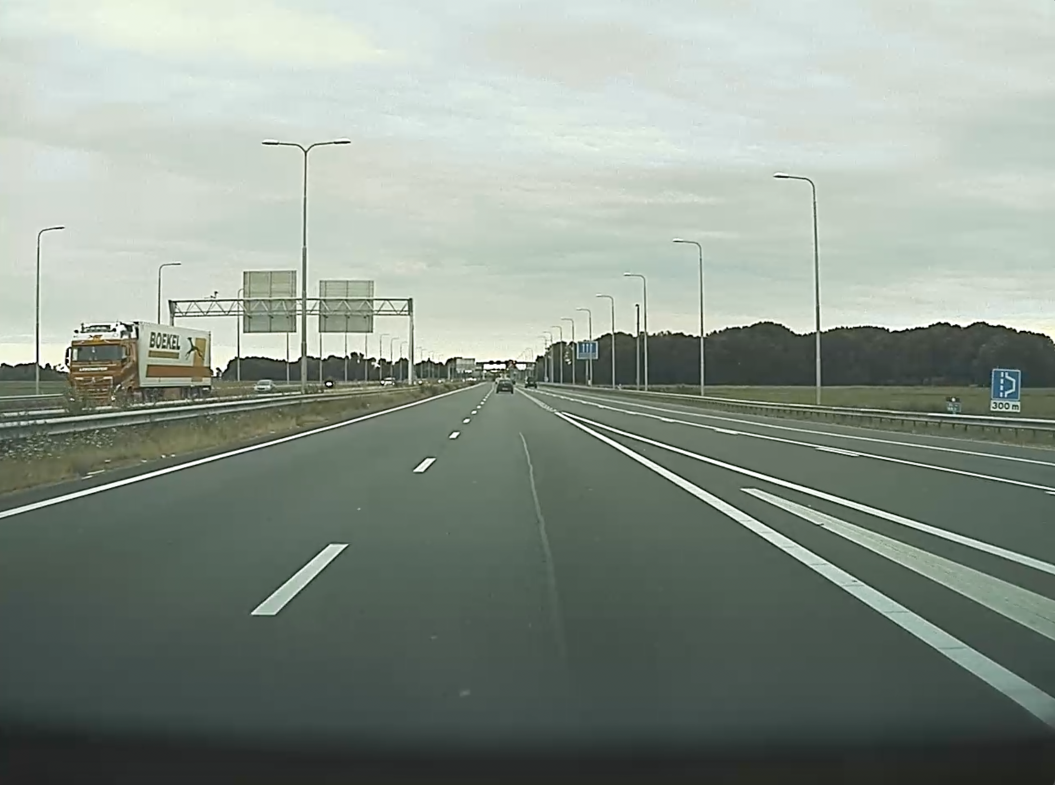
//> input picture images/road1.png, 2110 x 1570 px (shown at 1/2 size)
$ ./videoLaneDetection ../images/road1.png   (built with g++ and OpenCV 4)
//> lines starting //> are read from the running program, lines starting //| are printed output that depends on the picture; after the words box and inside, x2 and y2 are one past the last pixel; in counts of white or black regions, pixels touching at a corner belong together
//> further down, image is the input picture: 1570 rows x 2110 cols, CV_8UC3; mean B, G, R 137.6, 147.2, 136.6
#include <vector>
#include <numeric>
#include <opencv2/opencv.hpp>
#include <cmath>
#include <chrono> // For measuring time

//For suppressing info logs in debug mode
#include <opencv2/core/utils/logger.hpp>

using namespace cv;

#define M_PI 3.14159265358979323846

template <typename T, typename X>
X multiplyAndSum(std::vector<T> A, std::vector<T> B)
{
    X sum;
    std::vector<T> temp;
    for (int i = 0; i < A.size(); i++)
    {
        temp.push_back(A[i] * B[i]);
    }
    sum = std::accumulate(temp.begin(), temp.end(), 0.0);

    return sum;
}

template <typename T, typename X>
std::vector< X > estimateCoefficients(std::vector<T> A, std::vector<T> B)
{
    // Sample size
    int N = A.size();

    // Calculate mean of X and Y
    X meanA = std::accumulate(A.begin(), A.end(), 0.0) / A.size();
    X meanB = std::accumulate(B.begin(), B.end(), 0.0) / B.size();

    // Calculating cross-deviation and deviation about x
    X SSxy = multiplyAndSum<T, T>(A, B) - (N * meanA * meanB);
    X SSxx = multiplyAndSum<T, T>(A, A) - (N * meanA * meanA);

    // Calculating regression coefficients
    X slopeB1 = SSxy / SSxx;
    X interceptB0 = meanB - (slopeB1 * meanA);

    // Return vector, insert slope first and then intercept
    std::vector< X > coef;
    coef.push_back(slopeB1);
    coef.push_back(interceptB0);
    return coef;
}

// [62 lines left out: functions isDayTime, filterColors, not called in this run]

Mat applyGrayscale(Mat source)
{
    Mat dst;

    auto startTime = std::chrono::high_resolution_clock::now(); // Record the start time
    cvtColor(source, dst, COLOR_BGR2GRAY);
    auto endTime = std::chrono::high_resolution_clock::now(); // Record the end time
    auto executionTime = std::chrono::duration_cast<std::chrono::microseconds>(endTime - startTime).count() / 1000000.0; // Convert to seconds
    std::cout << "Gray Scaling completed in " << std::setprecision(7) << std::fixed << executionTime << " seconds." << std::endl;

    return dst;
}

Mat applyGaussianBlur(Mat source)
{
    Mat dst(source.rows, source.cols, source.type()); // Initialize the destination image
    auto startTime = std::chrono::high_resolution_clock::now(); // Record the start time

    // Manual Gaussian blur
    int kernelSize = 3;  // Adjust the kernel size as needed
    double sigma = 0.0; // Sigma of 0 means auto-calculate based on kernel size

    // Calculate sigma if it's set to 0
    if (sigma == 0.0)
    {
        sigma = 0.3 * ((kernelSize - 1) * 0.5 - 1) + 0.8;
    }

    // Create a 2D Gaussian kernel
    cv::Mat kernel = cv::getGaussianKernel(kernelSize, sigma, CV_64F);
    cv::Mat kernel2D = kernel * kernel.t(); // 2D kernel

    // Normalize the 2D kernel
    kernel2D /= cv::sum(kernel2D)[0];

    //// Apply convolution to each channel of the image
    //// Iterate over the image pixels and apply the convolution
    for (int y = 0; y < source.rows; y++)
    {
        for (int x = 0; x < source.cols; x++)
        {
            // Calculate the weighted sum of the neighboring pixels
            double weightedSum = 0.0;
            for (int ky = -kernelSize / 2; ky <= kernelSize / 2; ky++)
            {
                for (int kx = -kernelSize / 2; kx <= kernelSize / 2; kx++)
                {
                    // Get the neighboring pixel value
                    int nx = x + kx;
                    int ny = y + ky;

                    // Check if the neighboring pixel is within the image bounds
                    if (nx >= 0 && nx < source.cols && ny >= 0 && ny < source.rows)
                    {
                        // Calculate the kernel weight
                        double weight = kernel2D.at<double>(ky + kernelSize / 2, kx + kernelSize / 2);

                        // Add the weighted pixel value to the weighted sum
                        weightedSum += source.at<uchar>(ny, nx) * weight;
                    }
                }
            }

            // Set the destination pixel value
            dst.at<uchar>(y, x) = static_cast<uchar>(weightedSum);
        }
    }

    auto endTime = std::chrono::high_resolution_clock::now(); // Record the end time
    auto executionTime = std::chrono::duration_cast<std::chrono::microseconds>(endTime - startTime).count() / 1000000.0; // Convert to seconds
    std::cout << "Gaussian Blur completed in " << std::setprecision(7) << std::fixed << executionTime << " seconds." << std::endl;
    return dst;
}

Mat applyCanny(Mat source, double low_thresh = 50, double high_thresh = 100, int aperture_size = 3, bool L2gradient = false)
{
//> called with low_thresh = 50, high_thresh = 100, aperture_size = 3, L2gradient = false
    Mat dst;
    auto startTime = std::chrono::high_resolution_clock::now(); // Record the start time

    Mat src = source.clone(); // Clone the source image to avoid modifying it
    cv::Size size = src.size();
    cv::Mat gradient;

    // Calculate gradients (Sobel operators)
    cv::Mat grad_x, grad_y;
    cv::Sobel(src, grad_x, CV_16S, 1, 0, aperture_size);
    cv::Sobel(src, grad_y, CV_16S, 0, 1, aperture_size);
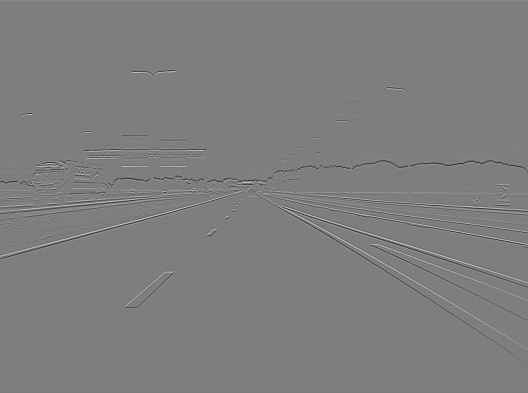
//> grad_y: 1570 rows x 2110 cols, CV_16SC1 (shown at 1/4 size); min -725, max 739, mean -0.8; drawn with min black and max white

    // Compute gradient magnitude and direction
    cv::Mat abs_grad_x, abs_grad_y;
    cv::convertScaleAbs(grad_x, abs_grad_x);
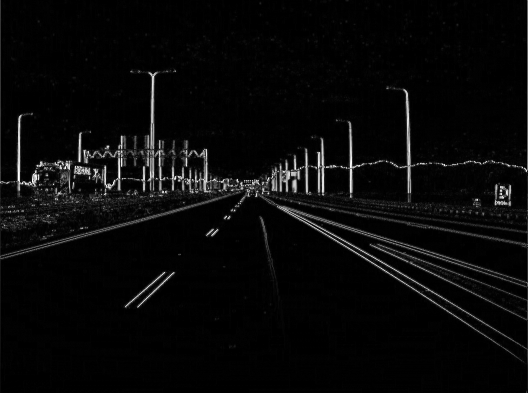
//> abs_grad_x: 1570 rows x 2110 cols, CV_8UC1 (shown at 1/4 size); min 0, max 255, mean 8.6
    cv::convertScaleAbs(grad_y, abs_grad_y);

    cv::addWeighted(abs_grad_x, 0.5, abs_grad_y, 0.5, 0, gradient);
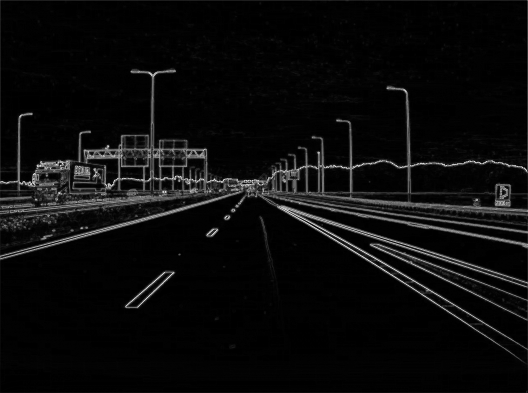
//> gradient: 1570 rows x 2110 cols, CV_8UC1 (shown at 1/4 size); min 0, max 255, mean 11.3

    // Non-maximum suppression
    dst = cv::Mat::zeros(size, CV_8U);

    for (int i = 1; i < size.height - 1; i++) {
        for (int j = 1; j < size.width - 1; j++) {
            uchar* pixel = dst.ptr<uchar>(i) + j;

            int dx = grad_x.at<short>(i, j);
            int dy = grad_y.at<short>(i, j);

            float gradientValue = gradient.at<uchar>(i, j);

            if (gradientValue >= high_thresh) {
                *pixel = 255;
            }
            else if (gradientValue >= low_thresh && gradientValue < high_thresh) {
                if (gradient.at<uchar>(i + 1, j) >= high_thresh ||
                    gradient.at<uchar>(i - 1, j) >= high_thresh ||
                    gradient.at<uchar>(i, j + 1) >= high_thresh ||
                    gradient.at<uchar>(i, j - 1) >= high_thresh ||
                    gradient.at<uchar>(i + 1, j + 1) >= high_thresh ||
                    gradient.at<uchar>(i - 1, j - 1) >= high_thresh ||
                    gradient.at<uchar>(i - 1, j + 1) >= high_thresh ||
                    gradient.at<uchar>(i + 1, j - 1) >= high_thresh) {
                    *pixel = 255;
                }
            }
        }
    }
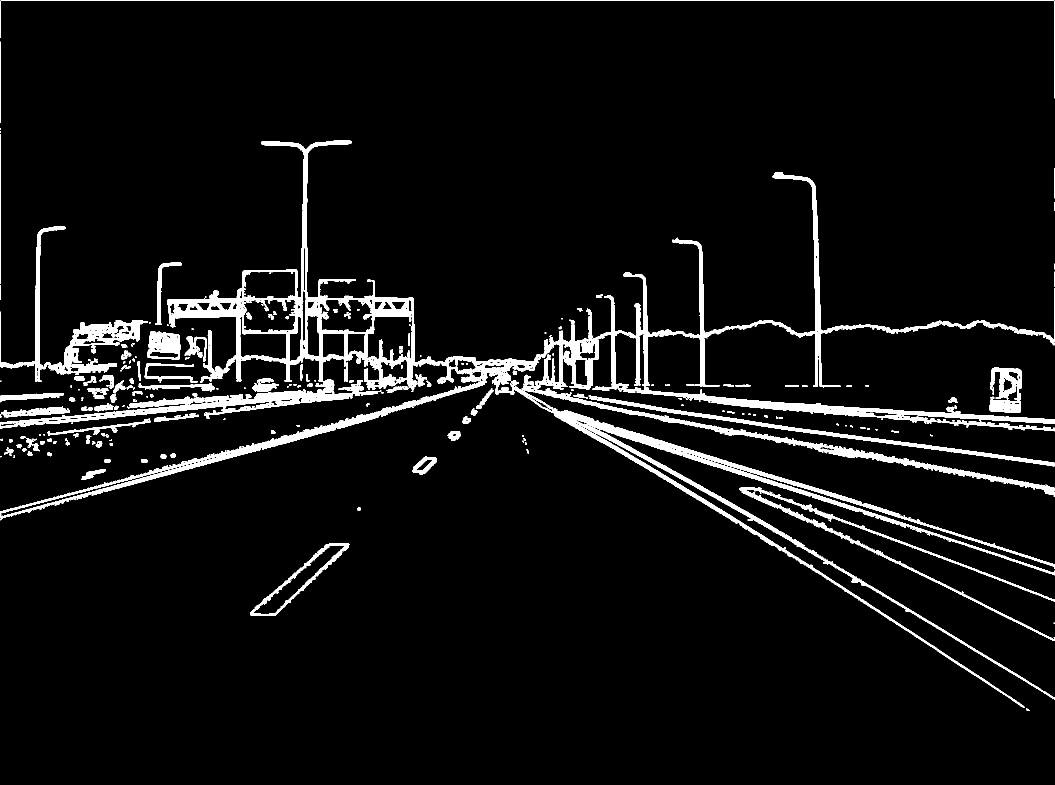
//> dst: 1570 rows x 2110 cols, CV_8UC1 (shown at 1/2 size); 5.6% white; 256 white regions (106 under 20 px), largest, box (x1, y1, x2, y2) and area: (334, 280, 2109, 1416) 104969, (38, 759, 758, 853) 11926, (1, 762, 974, 1038) 11157

    auto endTime = std::chrono::high_resolution_clock::now(); // Record the end time
    auto executionTime = std::chrono::duration_cast<std::chrono::microseconds>(endTime - startTime).count() / 1000000.0; // Convert to seconds
    std::cout << "Canny Edge Detection completed in " << std::setprecision(7) << std::fixed << executionTime << " seconds." << std::endl;

    return dst;
}

Mat RegionOfInterest(Mat source)
{
    /* In an ideal situation, the ROI should only contain the road lanes.
    We want to filter out all the other stuff, including things like arrow road markings.
    We try to achieve that by creating two trapezoid masks: one big trapezoid and a smaller one.
    The smaller one goes inside the bigger one. The pixels in the space between them will be kept and all the other pixels
    will be masked. If it goes well, the space between the two trapezoids contains only the lanes. */

    // Parameters big trapezoid
    float trapezoidBottomWidth = 1.0; // Width of bottom edge of trapezoid, expressed as percentage of image width
    float trapezoidTopWidth = 0.07; // Above comment also applies here, but then for the top edge of trapezoid
    float trapezoidHeight = 0.5; // Height of the trapezoid expressed as percentage of image height

    // Parameters small trapezoid
    float smallBottomWidth = 0.45; // This will be added to trapezoidBottomWidth to create a less wide bottom edge
    float smallTopWidth = 0.3; // We multiply the percentage trapoezoidTopWidth with this parameter to create a less wide top edge
    float smallHeight = 1.0; // Height of the small trapezoid expressed as percentage of height of big trapezoid

    // This parameter will make the trapezoids float just above the bottom edge of the image
    float bar = 0.97;

    // Vector which holds all the points of the two trapezoids
    std::vector<Point> pts;
    auto startTime = std::chrono::high_resolution_clock::now(); // Record the start time
    // Large trapezoid
    pts.push_back(cv::Point((source.cols * (1 - trapezoidBottomWidth)) / 2, source.rows * bar)); // Bottom left
    pts.push_back(cv::Point((source.cols * (1 - trapezoidTopWidth)) / 2, source.rows - source.rows * trapezoidHeight)); // Top left
//> (the rest of the program and of its run is left out)
